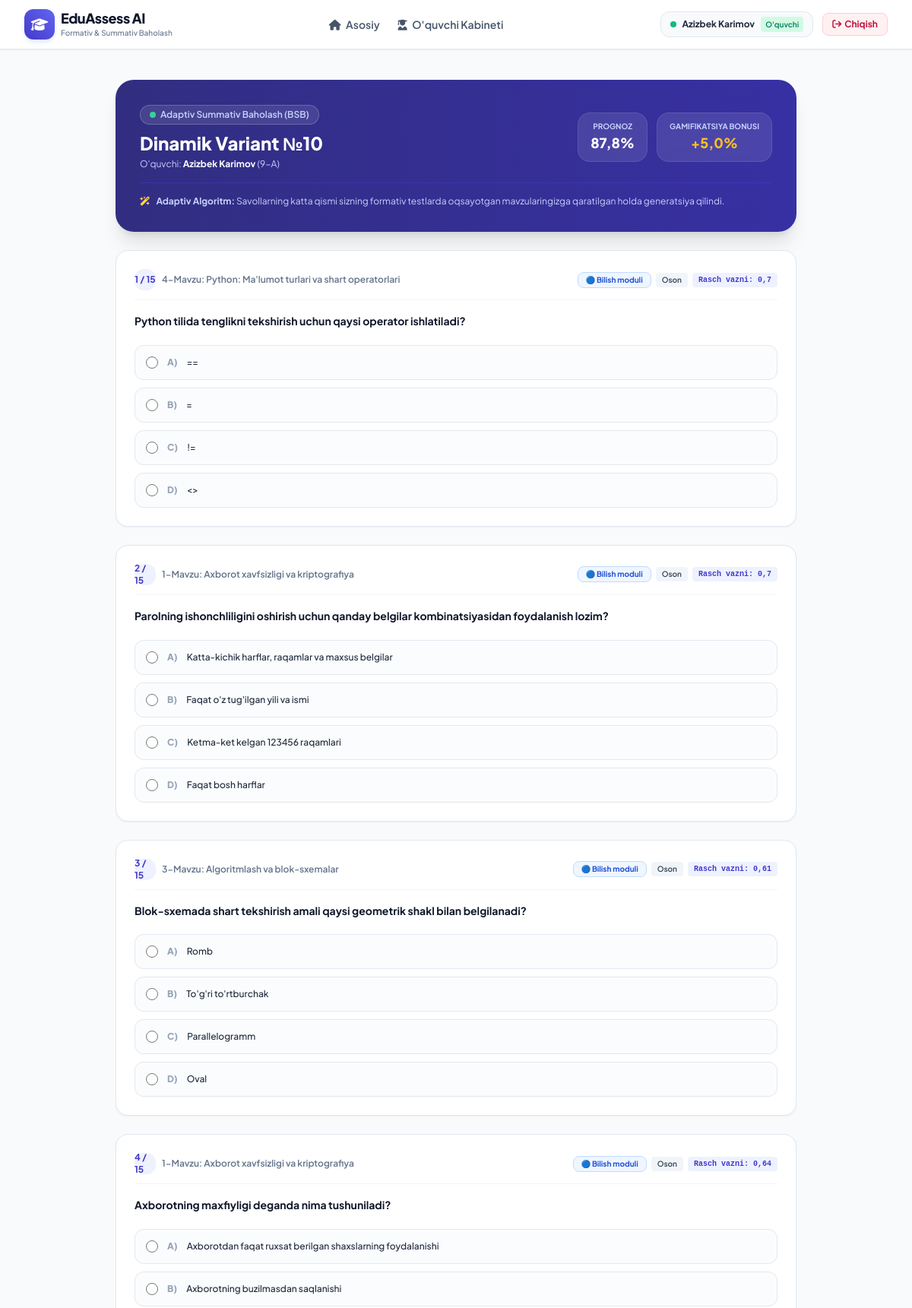
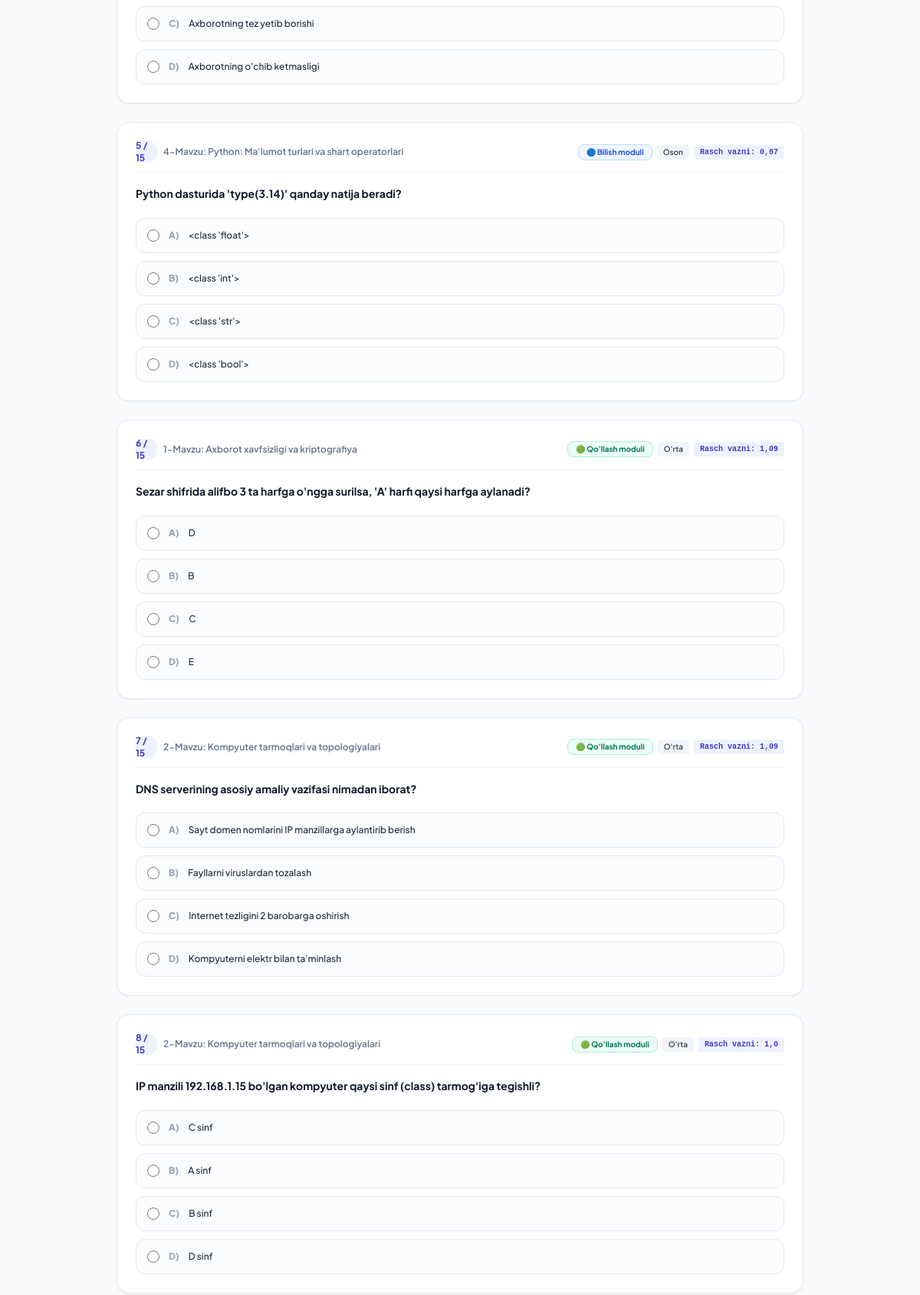
/exam/10/ (signed in, upper part), run on the app's committed database (2 pictures, top to bottom).
### apps/assessment/models.py (models this page shows, shortened)
class SummativeExam(models.Model):
    EXAM_TYPES = (
        ('BSB', "Birlik Summativ Baholash (BSB)"),
        ('CHSB', "Choraklik Summativ Baholash (CHSB)"),
    )
    STATUS_CHOICES = (
        ('PENDING', "Kutilmoqda"),
        ('IN_PROGRESS', "Jarayonda"),
        ('COMPLETED', "Yakunlangan"),
    )
    student = models.ForeignKey(User, on_delete=models.CASCADE, related_name='summative_exams', verbose_name="O'quvchi")
    subject = models.ForeignKey(Subject, on_delete=models.CASCADE, related_name='summative_exams', verbose_name="Fan")
    exam_type = models.CharField(max_length=10, choices=EXAM_TYPES, default='BSB', verbose_name="Imtihon turi")
    status = models.CharField(max_length=15, choices=STATUS_CHOICES, default='PENDING', verbose_name="Holat")
    predicted_score = models.FloatField(default=0.0, verbose_name="Prognoz qilingan baho (%)")
    actual_score = models.FloatField(default=0.0, verbose_name="Haqiqiy test balli (Rasch)")
    bonus_applied = models.FloatField(default=0.0, verbose_name="Gamifikatsiya bonusi (%)")
    final_score = models.FloatField(default=0.0, verbose_name="Yakuniy summativ baho (%)")
    knowledge_score = models.FloatField(default=0.0, verbose_name="Bilish moduli bali (%)")
    application_score = models.FloatField(default=0.0, verbose_name="Qo'llash moduli bali (%)")
    reasoning_score = models.FloatField(default=0.0, verbose_name="Mulohaza yuritish moduli bali (%)")
    dopusk_granted = models.BooleanField(default=True, verbose_name="Dopusk berilganmi")
    dopusk_message = models.CharField(max_length=255, blank=True)
    created_at = models.DateTimeField(auto_now_add=True)
    completed_at = models.DateTimeField(null=True, blank=True)

class SummativeExamQuestion(models.Model):
    exam = models.ForeignKey(SummativeExam, on_delete=models.CASCADE, related_name='questions')
    question = models.ForeignKey(Question, on_delete=models.CASCADE)
    is_targeted_weak = models.BooleanField(default=False, verbose_name="Zaif mavzudan tanlanganmi")
    student_answer = models.CharField(max_length=1, blank=True, verbose_name="O'quvchi javobi")
    is_correct = models.BooleanField(default=False, verbose_name="To'g'rimi")
    weight = models.FloatField(default=1.0, verbose_name="Rasch vazni")

### apps/accounts/models.py (models this page shows, shortened)
class Profile(models.Model):
    ROLE_CHOICES = (
        ('TEACHER', "O'qituvchi"),
        ('STUDENT', "O'quvchi"),
    )
    user = models.OneToOneField(User, on_delete=models.CASCADE, related_name='profile')
    role = models.CharField(max_length=10, choices=ROLE_CHOICES, default='STUDENT')
    grade_level = models.CharField(max_length=20, default='9-A', blank=True, verbose_name="Sinfi")
    phone = models.CharField(max_length=20, blank=True, verbose_name="Telefon")
    avatar_color = models.CharField(max_length=20, default='#4f46e5')
    @property
    def is_teacher(self):
        return self.role == 'TEACHER'

### apps/academic/models.py (models this page shows, shortened)
class Question(models.Model):
    DIFFICULTY_CHOICES = (
        ('EASY', "Oson"),
        ('MEDIUM', "O'rta"),
        ('HARD', "Qiyin"),
    )
    COGNITIVE_CHOICES = (
        ('KNOWLEDGE', "Bilish"),
        ('APPLICATION', "Qo'llash"),
        ('REASONING', "Mulohaza yuritish"),
    )
    CORRECT_CHOICES = (
        ('A', 'A'),
        ('B', 'B'),
        ('C', 'C'),
        ('D', 'D'),
    )
    topic = models.ForeignKey(Topic, on_delete=models.CASCADE, related_name='questions', verbose_name="Mavzu")
    text = models.TextField(verbose_name="Savol matni")
    option_a = models.CharField(max_length=255, verbose_name="Variant A")
    option_b = models.CharField(max_length=255, verbose_name="Variant B")
    option_c = models.CharField(max_length=255, verbose_name="Variant C")
    option_d = models.CharField(max_length=255, verbose_name="Variant D")
    correct_option = models.CharField(max_length=1, choices=CORRECT_CHOICES, verbose_name="To'g'ri javob")
    difficulty = models.CharField(max_length=10, choices=DIFFICULTY_CHOICES, default='MEDIUM', verbose_name="Qiyinchilik")
    cognitive_level = models.CharField(max_length=20, choices=COGNITIVE_CHOICES, default='KNOWLEDGE', verbose_name="Kognitiv modul (Daraja)")
    rasch_difficulty = models.FloatField(default=0.0, verbose_name="Rasch b-parametri (-3 dan +3)")
    explanation = models.TextField(blank=True, verbose_name="Tushuntirish/Izoh")

class Topic(models.Model):
    subject = models.ForeignKey(Subject, on_delete=models.CASCADE, related_name='topics', verbose_name="Fan")
    title = models.CharField(max_length=200, verbose_name="Mavzu nomi")
    order = models.PositiveIntegerField(default=1, verbose_name="Tartib raqami")
    description = models.TextField(blank=True, verbose_name="Mavzu mazmuni")
    class Meta:
        ordering = ['order']

### apps/analytics/views.py (the view, shortened to what this page needs)
# urls.py: path('exam/<int:exam_id>/', views.take_adaptive_exam, name='take_adaptive_exam'),
@login_required
def take_adaptive_exam(request, exam_id):
    exam = get_object_or_404(SummativeExam, id=exam_id)
    if exam.student != request.user and not request.user.is_staff:
        messages.error(request, "Siz faqat o'zingizga tegishli imtihonni topshirishingiz mumkin!")
        return redirect('student_portal')
    if exam.status == 'COMPLETED':
        messages.info(request, "Ushbu imtihon allaqachon yakunlangan.")
        return redirect('exam_result', exam_id=exam.id)
    exam_questions = exam.questions.select_related('question', 'question__topic').all()
    context = {
        'exam': exam,
        'exam_questions': exam_questions,
        'student': exam.student,
    }
    return render(request, 'adaptive_exam.html', context)

### templates/adaptive_exam.html (shortened to what this page needs)
{% extends 'base.html' %}
{% block content %}
<div class="max-w-4xl mx-auto space-y-6">
    <div class="bg-gradient-to-r from-indigo-900 to-indigo-800 rounded-3xl p-6 sm:p-8 text-white shadow-xl">
        <div class="flex flex-col sm:flex-row justify-between items-start sm:items-center gap-4">
            <div>
                <span class="inline-flex items-center space-x-1.5 px-3 py-1 bg-white/10 border border-white/20 rounded-full text-xs font-semibold text-indigo-200 mb-2">
                    <span class="w-2 h-2 rounded-full bg-emerald-400"></span>
                    <span>Adaptiv Summativ Baholash (BSB)</span>
                </span>
                <h1 class="text-2xl font-black">Dinamik Variant №{{ exam.id }}</h1>
                <p class="text-xs text-indigo-200 mt-1">O'quvchi: <span class="font-bold text-white">{{ student.get_full_name }}</span> ({{ student.profile.grade_level }})</p>
            </div>
            <div class="flex items-center space-x-3">
                <div class="bg-white/10 backdrop-blur rounded-2xl px-4 py-2.5 text-center border border-white/10">
                    <span class="text-[10px] text-indigo-200 uppercase font-bold block">Prognoz</span>
                    <span class="text-lg font-black text-white">{{ exam.predicted_score }}%</span>
                </div>
                <div class="bg-white/10 backdrop-blur rounded-2xl px-4 py-2.5 text-center border border-white/10">
                    <span class="text-[10px] text-indigo-200 uppercase font-bold block">Gamifikatsiya Bonusi</span>
                    <span class="text-lg font-black text-amber-400">+{{ exam.bonus_applied }}%</span>
                </div>
            </div>
        </div>
        <div class="mt-4 pt-4 border-t border-indigo-700/60 text-xs text-indigo-200 flex items-center space-x-2">
            <i class="fa-solid fa-wand-magic-sparkles text-amber-300"></i>
            <span>
                <strong>Adaptiv Algoritm:</strong> Savollarning katta qismi sizning formativ testlarda oqsayotgan mavzularingizga qaratilgan holda generatsiya qilindi.
            </span>
        </div>
    </div>
    <form method="POST" class="space-y-6">
        {% for eq in exam_questions %}
        <div class="bg-white rounded-2xl border {% if eq.is_targeted_weak %}border-rose-200 shadow-rose-50/50{% else %}border-slate-200{% endif %} p-6 shadow-sm space-y-4">
            <div class="flex flex-wrap items-center justify-between gap-2 pb-3 border-b border-slate-100">
                <div class="flex items-center space-x-2">
                    <span class="w-7 h-7 rounded-xl bg-indigo-50 text-primary font-bold flex items-center justify-center text-xs">
                        {{ forloop.counter }} / {{ exam_questions|length }}
                    </span>
                    <span class="text-xs font-semibold text-slate-500">
                        {{ eq.question.topic.order }}-Mavzu: {{ eq.question.topic.title }}
                    </span>
                </div>
                <div class="flex flex-wrap items-center gap-1.5">
                    {% if eq.question.cognitive_level == 'KNOWLEDGE' %}
                        <span class="px-2.5 py-0.5 bg-blue-50 border border-blue-200 text-blue-700 font-bold rounded-lg text-[10px]">
                            🔵 Bilish moduli
                        </span>
                    {% elif eq.question.cognitive_level == 'APPLICATION' %}
                        <span class="px-2.5 py-0.5 bg-emerald-50 border border-emerald-200 text-emerald-700 font-bold rounded-lg text-[10px]">
                            🟢 Qo'llash moduli
                        </span>
                    {% else %}
                        <span class="px-2.5 py-0.5 bg-purple-50 border border-purple-200 text-purple-700 font-bold rounded-lg text-[10px]">
                            🟣 Mulohaza moduli
                        </span>
                    {% endif %}
                    <span class="px-2 py-0.5 bg-slate-100 text-slate-700 rounded text-[10px] font-semibold">
                        {{ eq.question.get_difficulty_display }}
                    </span>
                    <span class="px-2 py-0.5 bg-indigo-50 text-indigo-700 rounded text-[10px] font-bold font-mono">
                        Rasch vazni: {{ eq.weight }}
                    </span>
                </div>
            </div>
            <p class="text-sm font-bold text-slate-900 leading-relaxed">{{ eq.question.text }}</p>
            <div class="space-y-2.5 pt-1">
                <label class="flex items-center space-x-3 p-3.5 rounded-xl border border-slate-200 bg-slate-50/50 hover:bg-indigo-50/50 hover:border-indigo-300 cursor-pointer transition text-xs font-medium">
                    <input type="radio" name="q_{{ eq.question.id }}" value="A" required class="text-primary focus:ring-primary w-4 h-4">
                    <span class="font-extrabold text-slate-400">A)</span>
                    <span class="text-slate-800">{{ eq.question.option_a }}</span>
                </label>
                <label class="flex items-center space-x-3 p-3.5 rounded-xl border border-slate-200 bg-slate-50/50 hover:bg-indigo-50/50 hover:border-indigo-300 cursor-pointer transition text-xs font-medium">
                    <input type="radio" name="q_{{ eq.question.id }}" value="B" required class="text-primary focus:ring-primary w-4 h-4">
                    <span class="font-extrabold text-slate-400">B)</span>
                    <span class="text-slate-800">{{ eq.question.option_b }}</span>
                </label>
                <label class="flex items-center space-x-3 p-3.5 rounded-xl border border-slate-200 bg-slate-50/50 hover:bg-indigo-50/50 hover:border-indigo-300 cursor-pointer transition text-xs font-medium">
                    <input type="radio" name="q_{{ eq.question.id }}" value="C" required class="text-primary focus:ring-primary w-4 h-4">
                    <span class="font-extrabold text-slate-400">C)</span>
                    <span class="text-slate-800">{{ eq.question.option_c }}</span>
                </label>
                <label class="flex items-center space-x-3 p-3.5 rounded-xl border border-slate-200 bg-slate-50/50 hover:bg-indigo-50/50 hover:border-indigo-300 cursor-pointer transition text-xs font-medium">
                    <input type="radio" name="q_{{ eq.question.id }}" value="D" required class="text-primary focus:ring-primary w-4 h-4">
                    <span class="font-extrabold text-slate-400">D)</span>
                    <span class="text-slate-800">{{ eq.question.option_d }}</span>
                </label>
            </div>
        </div>
        {% endfor %}
    </form>
</div>
{% endblock %}

### templates/base.html (shortened to what this page needs)
<!DOCTYPE html>
<html lang="uz">
<head>
    <script src="https://cdn.tailwindcss.com"></script>
    <link rel="stylesheet" href="https://cdnjs.cloudflare.com/ajax/libs/font-awesome/6.4.0/css/all.min.css">
</head>
<body class="text-slate-800 min-h-screen flex flex-col">
    <nav class="bg-white border-b border-slate-200 sticky top-0 z-50 shadow-sm">
        <div class="max-w-7xl mx-auto px-4 sm:px-6 lg:px-8">
            <div class="flex justify-between h-16">
                <div class="flex items-center space-x-3">
                    <a href="{% url 'home' %}" class="flex items-center space-x-2">
                        <div class="w-10 h-10 rounded-xl bg-gradient-to-tr from-primary to-indigo-500 flex items-center justify-center text-white shadow-md shadow-indigo-100">
                            <i class="fa-solid fa-graduation-cap text-lg"></i>
                        </div>
                        <div>
                            <span class="font-extrabold text-lg tracking-tight text-slate-900 block leading-tight">EduAssess AI</span>
                            <span class="text-[10px] text-slate-500 font-medium block">Formativ & Summativ Baholash</span>
                        </div>
                    </a>
                </div>
                <div class="hidden md:flex items-center space-x-6 text-sm font-semibold">
                    <a href="{% url 'home' %}" class="text-slate-600 hover:text-primary transition"><i class="fa-solid fa-house mr-1"></i> Asosiy</a>
                    {% if user.is_authenticated and not user.profile.is_teacher %}
                        <a href="{% url 'student_portal' %}" class="text-slate-600 hover:text-primary transition"><i class="fa-solid fa-user-graduate mr-1"></i> O'quvchi Kabineti</a>
                    {% endif %}
                </div>
                <div class="flex items-center space-x-3">
                    {% if user.is_authenticated %}
                        <div class="flex items-center space-x-2 bg-slate-50 border border-slate-200 rounded-xl px-3 py-1.5 text-xs">
                            <span class="w-2 h-2 rounded-full bg-emerald-500"></span>
                            <span class="font-bold text-slate-800">{{ user.get_full_name|default:user.username }}</span>
                            <span class="px-1.5 py-0.5 rounded text-[10px] font-semibold {% if user.is_staff or user.profile.is_teacher %}bg-indigo-100 text-indigo-700{% else %}bg-emerald-100 text-emerald-700{% endif %}">
                                {% if user.is_staff %}Admin{% elif user.profile.is_teacher %}O'qituvchi{% else %}O'quvchi{% endif %}
                            </span>
                        </div>
                        <a href="{% url 'logout' %}" class="px-3 py-1.5 bg-rose-50 border border-rose-200 text-rose-700 rounded-lg text-xs font-bold hover:bg-rose-100 transition flex items-center space-x-1">
                            <i class="fa-solid fa-arrow-right-from-bracket"></i>
                            <span class="hidden sm:inline">Chiqish</span>
                        </a>
                    {% else %}
                        <a href="{% url 'login' %}" class="px-4 py-2 bg-indigo-600 text-white rounded-xl text-xs font-bold hover:bg-indigo-700 transition shadow flex items-center space-x-1.5">
                            <i class="fa-solid fa-right-to-bracket"></i>
                            <span>Kirish</span>
                        </a>
                    {% endif %}
                </div>
            </div>
        </div>
    </nav>
    <main class="flex-1 max-w-7xl w-full mx-auto px-4 sm:px-6 lg:px-8 py-6">
        {% block content %}{% endblock %}
    </main>
</body>
</html>

### templates/base.html (style rules this page uses)
body { font-family: 'Plus Jakarta Sans', sans-serif; background-color: #f8fafc; }

### data on the page
SummativeExam: id "10", predicted_score "87,8", bonus_applied "5,0"
SummativeExamQuestion: exam_questions "15", question.topic.order "4", question.topic "Python: Ma'lumot turlari va shart operatorlari", shows "🔵 Bilish moduli", question.difficulty "Oson", weight "0,7", question.text "Python tilida tenglikni tekshirish uchun qaysi operator ishlatiladi?", question.option_a "==", question.option_b "=", question.option_c "!=", question.option_d "<>"
SummativeExamQuestion: exam_questions "15", question.topic.order "1", question.topic "Axborot xavfsizligi va kriptografiya", shows "🔵 Bilish moduli", question.difficulty "Oson", weight "0,7", question.text "Parolning ishonchliligini oshirish uchun qanday belgilar kombinatsiyasidan foydalanish lozim?", question.option_a "Katta-kichik harflar, raqamlar va maxsus belgilar", question.option_b "Faqat o'z tug'ilgan yili va ismi", question.option_c "Ketma-ket kelgan 123456 raqamlari", question.option_d "Faqat bosh harflar"
SummativeExamQuestion: exam_questions "15", question.topic.order "3", question.topic "Algoritmlash va blok-sxemalar", shows "🔵 Bilish moduli", question.difficulty "Oson", weight "0,61", question.text "Blok-sxemada shart tekshirish amali qaysi geometrik shakl bilan belgilanadi?", question.option_a "Romb", question.option_b "To'g'ri to'rtburchak", question.option_c "Parallelogramm", question.option_d "Oval"
SummativeExamQuestion: exam_questions "15", question.topic.order "1", question.topic "Axborot xavfsizligi va kriptografiya", shows "🔵 Bilish moduli", question.difficulty "Oson", weight "0,64", question.text "Axborotning maxfiyligi deganda nima tushuniladi?", question.option_a "Axborotdan faqat ruxsat berilgan shaxslarning foydalanishi", question.option_b "Axborotning buzilmasdan saqlanishi", question.option_c "Axborotning tez yetib borishi", question.option_d "Axborotning o'chib ketmasligi"
SummativeExamQuestion: exam_questions "15", question.topic.order "4", question.topic "Python: Ma'lumot turlari va shart operatorlari", shows "🔵 Bilish moduli", question.difficulty "Oson", weight "0,67", question.text "Python dasturida 'type(3.14)' qanday natija beradi?", question.option_a "<class 'float'>", question.option_b "<class 'int'>", question.option_c "<class 'str'>", question.option_d "<class 'bool'>"
SummativeExamQuestion: exam_questions "15", question.topic.order "1", question.topic "Axborot xavfsizligi va kriptografiya", shows "🟢 Qo'llash moduli", question.difficulty "O'rta", weight "1,09", question.text "Sezar shifrida alifbo 3 ta harfga o'ngga surilsa, 'A' harfi qaysi harfga aylanadi?", question.option_a "D", question.option_b "B", question.option_c "C", question.option_d "E"
SummativeExamQuestion: exam_questions "15", question.topic.order "2", question.topic "Kompyuter tarmoqlari va topologiyalari", shows "🟢 Qo'llash moduli", question.difficulty "O'rta", weight "1,09", question.text "DNS serverining asosiy amaliy vazifasi nimadan iborat?", question.option_a "Sayt domen nomlarini IP manzillarga aylantirib berish", question.option_b "Fayllarni viruslardan tozalash", question.option_c "Internet tezligini 2 barobarga oshirish", question.option_d "Kompyuterni elektr bilan ta'minlash"
SummativeExamQuestion: exam_questions "15", question.topic.order "2", question.topic "Kompyuter tarmoqlari va topologiyalari", shows "🟢 Qo'llash moduli", question.difficulty "O'rta", weight "1,0", question.text "IP manzili 192.168.1.15 bo'lgan kompyuter qaysi sinf (class) tarmog'iga tegishli?", question.option_a "C sinf", question.option_b "A sinf", question.option_c "B sinf", question.option_d "D sinf"

### other printed values
{{ user.get_full_name|default:user.username }} "Azizbek Karimov"
{{ student.get_full_name }} "Azizbek Karimov"
{{ student.profile.grade_level }} "9-A"
